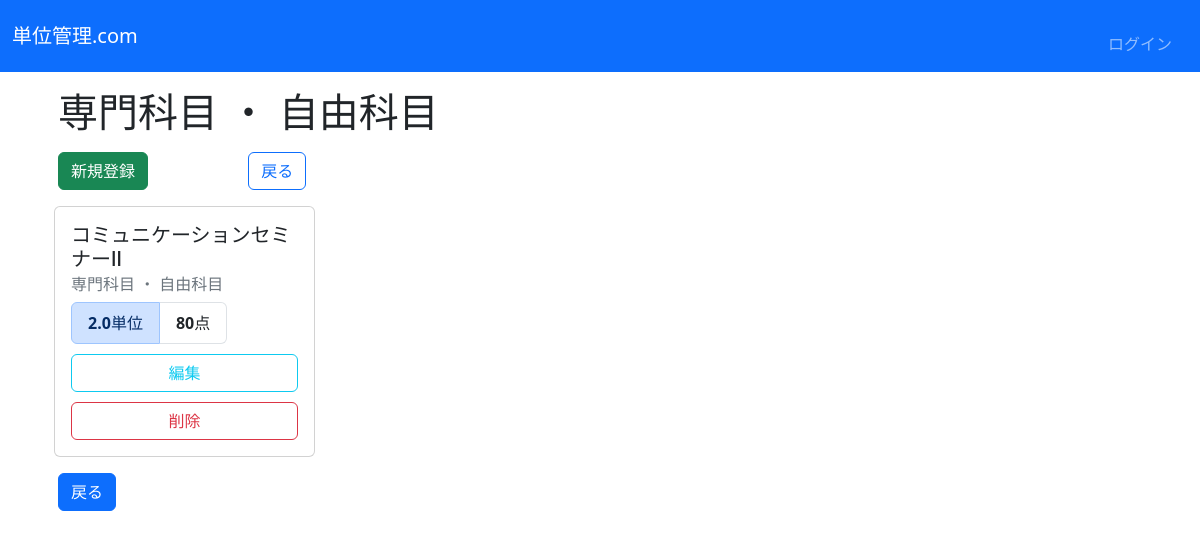
Page /crud/専門科目 ・ 自由科目/ on the earlier database version.
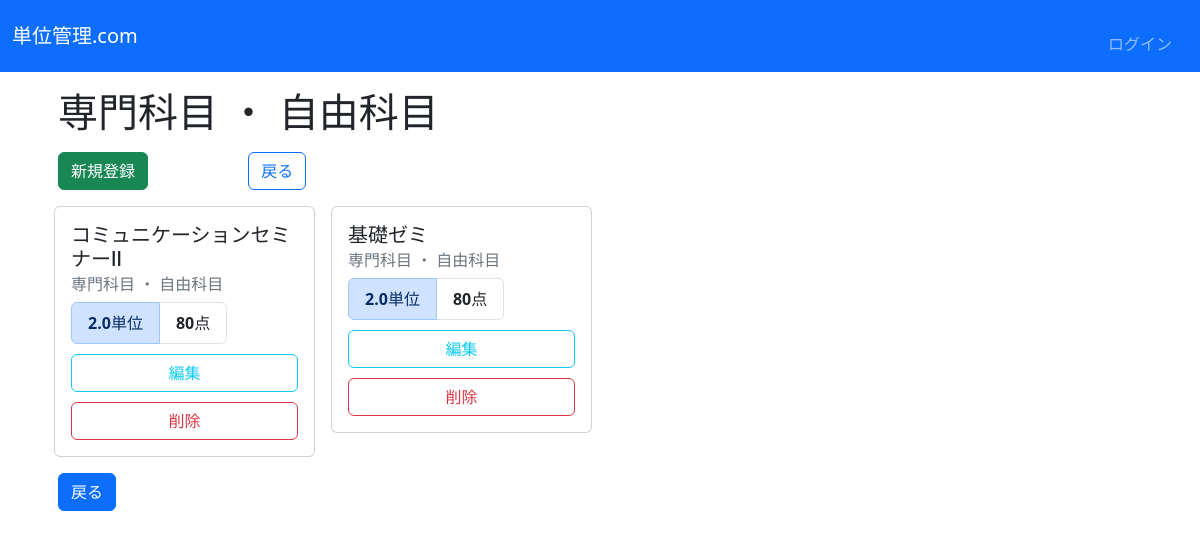
Same page on the later database version.
### crud/models.py (models this page shows, shortened)
class Subject(models.Model):
  name = models.CharField(max_length=100)
  credit = models.FloatField(null=True, blank=False)
  score = models.PositiveIntegerField()
  category = models.ForeignKey(Category, on_delete=models.DO_NOTHING)

class Category(models.Model):
  name = models.CharField(max_length=200)
  requiredment_credit = models.PositiveIntegerField(default=0)
  def __str__(self):
    return self.name

### crud/views.py (the view)
# urls.py: path('crud/<str:category>/', CategorySubjectListView.as_view(), name="category-subject-list"),
class CategorySubjectListView(ListView):
  model = Subject
  template_name = "crud/category_subject.html"
  context_object_name = "subjects"
  def get_queryset(self, **kwargs):
    category_name = self.kwargs["category"]
    category = get_object_or_404(Category, name=category_name)
    return super().get_queryset().filter(category=category)

### creditmanagement/crud/templates/crud/category_subject.html (shortened to what this page needs)
{% extends "base.html" %}
{% block content %}
  {% if object_list %}
    <h1 style="margin-left: 1rem; margin-bottom: 1rem;">{{ object_list.0.category }}</h1>
  {% endif %}
    <button class="btn btn-success" style="margin-right: 5rem; margin-left: 1rem; margin-bottom: 1rem;" type="button" onclick="location.href='{% url 'new' %}'">新規登録</button>
    <button class="btn btn-outline-primary" style="margin-left: 1rem; margin-bottom: 1rem;" onclick="location.href='{% url 'list' %}'">戻る</button>
    <div class="container">
      <div class="row row-cols-1 row-cols-md-2 row-cols-lg-4 g-3">
        {% for subject in object_list %}
        <div class="col-lg-3 col-md-6">
          <div class="card">
            <div class="card-body">
              <h5 class="card-title">{{ subject.name }}</h5>
              <h6 class="card-subtitle mb-2 text-secondary">{{ subject.category }}</h6>
                <ul class="list-group  list-group-horizontal">
                  <li class="list-group-item list-group-item-primary"><span class="fw-bolder">{{ subject.credit }}</span>単位</li>
                  <li class="list-group-item"><span class="fw-bolder">{{ subject.score }}</span>点</li>
                </ul>
                <button class="btn btn-outline-info w-100" style="margin-top: 10px;" onclick="location.href='{% url 'edit' pk=subject.pk %}'">編集</button>
                <button class="btn btn-outline-danger w-100" style="margin-top: 10px;" onclick="location.href='{% url 'delete' pk=subject.pk %}'">削除</button>
            </div>
          </div>
        </div>
        {% endfor %}
      </div>
    </div>
    <button class="btn btn-primary" style="margin-left: 1rem; margin-top: 1rem;" onclick="location.href='{% url 'list' %}'">戻る</button>
  {% endblock %}

### creditmanagement/crud/templates/base.html (shortened to what this page needs)
<!DOCTYPE html>
<html lang="ja">
<head>
    <link href="https://cdn.jsdelivr.net/npm/bootstrap@5.3.0-alpha3/dist/css/bootstrap.min.css" rel="stylesheet">
</head>
<body>
  <main>
    <nav class="navbar navbar-expand-lg navbar-dark bg-primary" style="margin-bottom: 1rem;">
      <div class="container-fluid">
          <a class="navbar-brand" href="{% url 'list' %}">単位管理.com</a>
          <div class="collapse navbar-collapse justify-content-end" id="navbarNav">
              <ul class="navbar-nav ms-auto flex-nowrap" style="margin-top: 1rem;">
                  {% if request.user.is_authenticated %}
                  <li class="nav-item px-2">
                    <p class="navbar-text">ようこそ！{{ user.get_username }}さん</p>
                  </li>
                  <li class="nav-item px-2">
                    <a class="nav-link" href="{% url 'list' %}">ホーム</a>
                  </li>
                  <li class="nav-item px-2">
                    <a class="nav-link" href="{% url 'unipa_register' %}">自動で登録</a>
                  </li>
                  <li class="nav-item px-2">
                      <a class="nav-link" href="{% url 'total' %}">プロフィール</a>
                  </li>
                  <li class="nav-item px-2">
                      <a class="nav-link" href="{% url 'signup' %}">ユーザ登録</a>
                  </li>
                  <li class="nav-item px-2">
                      <a class="nav-link" href="{% url 'logout' %}">ログアウト</a>
                  </li>
                  {% else %}
                  <li class="nav-item px-2">
                      <a class="nav-link" href="{% url 'login' %}">ログイン</a>
                  </li>
                  {% endif %}
              </ul>
          </div>
      </div>
  </nav>
    <div class="container">
      {% block content %}{% endblock %}
    </div>
  </main>
</body>
</html>

Differences in the rows shown:
added Subject: name "基礎ゼミ", category "専門科目 ・ 自由科目", credit "2.0", score "80"
